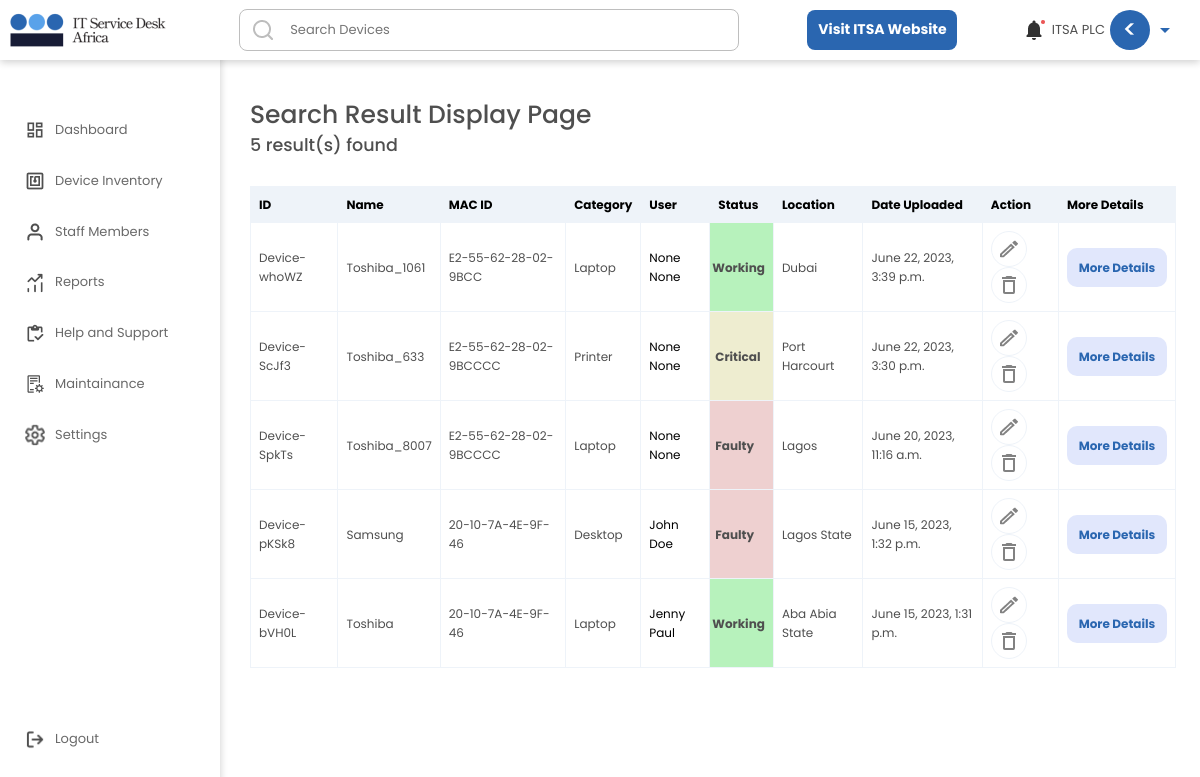
Before: /member/searchresult/ (signed in) with the older database file.
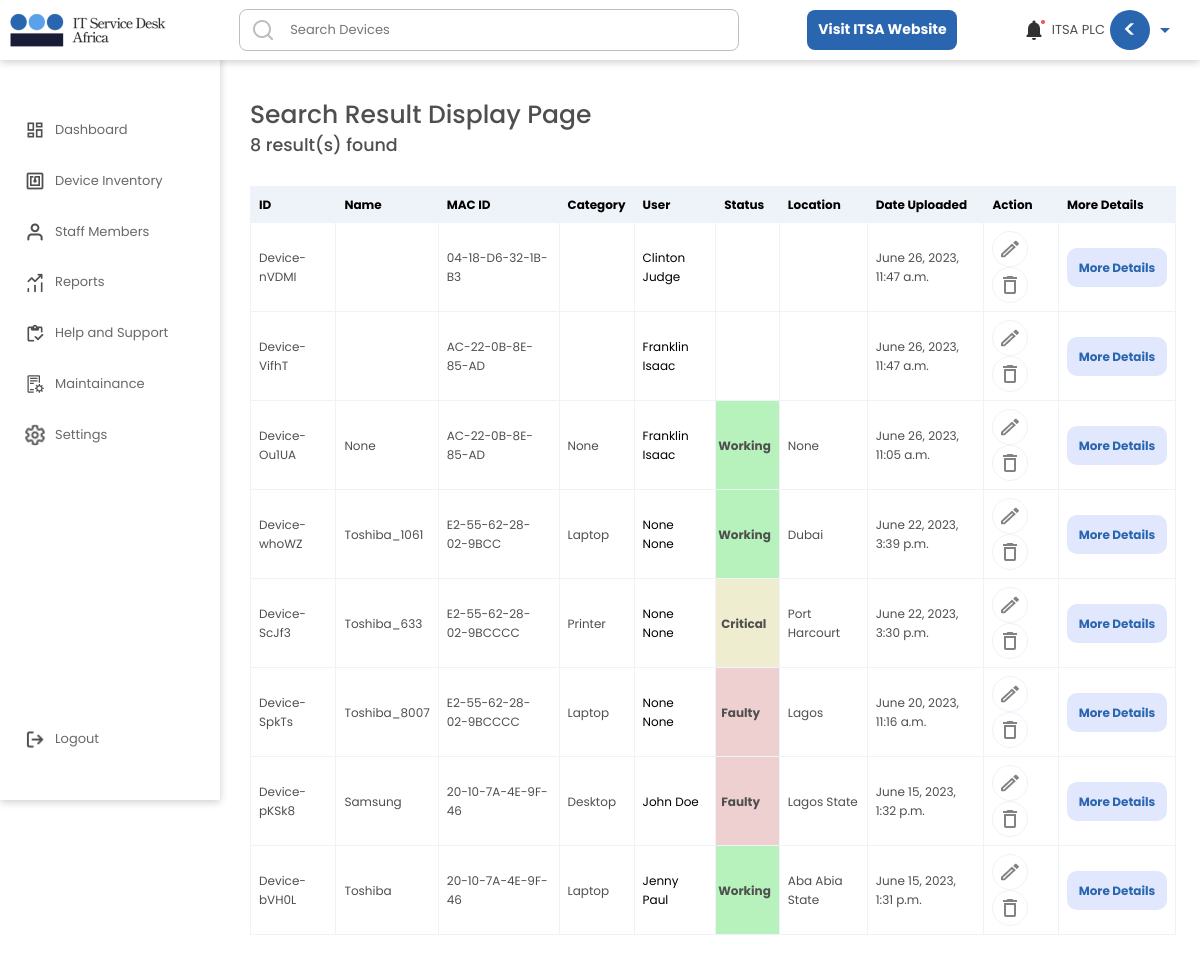
After: the same page with the newer database file.
### userarea/models.py (models this page shows, shortened)
class DeviceRegisterUpload(models.Model):
    user = models.ForeignKey(User, null=True, on_delete=models.CASCADE)
    deviceip = models.CharField(max_length = 1500, null=True, blank = True)
    devicename= models.CharField(max_length = 1500, blank = True, null=True)
    devicemacaddress = models.CharField(max_length = 1500, null=True, blank = True)
    devicenetworkadaptercompany = models.CharField(max_length = 1500, null=True, blank = True)
    devicestatus = models.CharField(max_length= 300,choices = DEVICE_HEALTH_STATUS, default = 'Working', null=True, blank = True)
    deviceworkgroup = models.CharField(max_length = 1500, null=True, blank = True)
    deviceportnumber = models.CharField(max_length = 1500, null=True, blank = True)
    devicemultiplepacket = models.CharField(max_length = 1500, null=True, blank = True)
    index= models.CharField(max_length = 1500, blank = True, null=True)
    devicetype= models.CharField(max_length = 1500, null=True, blank = True)
    devicelocation= models.CharField(max_length = 1500, null=True, blank = True)
    devicebrand= models.CharField(max_length = 1500, null=True, blank = True)
    deviceos = models.CharField(max_length = 1500, null=True, blank = True)
    devicecostofpurchase = models.CharField(max_length = 1500, null=True, blank = True)
    deviceusedepartment = models.CharField(max_length = 1500, null=True, blank = True)
    staffUserID = models.CharField(max_length = 1500, default='None')
    deviceuseremail = models.CharField(max_length= 200, null=True, blank = True)
    deviceuserfirstname = models.CharField(max_length= 200, null=True, blank = True)
    deviceuserlastname = models.CharField(max_length= 200, null=True, blank = True)
    deviceuserphonenumber = models.CharField(max_length= 200, null=True, blank = True)
    deviceuserdateofresumption = models.CharField(max_length= 200, null=True, blank = True)
    deviceworkingcondition = models.CharField(max_length= 300,choices = DEVICE_WORKING_CONDITION, default = 'Good', null=True, blank = True)
    deviceyearofpurchase = models.CharField(max_length = 1500, null=True, blank = True)
    devicedepreciationrate = models.CharField(max_length = 1500, null=True, blank = True)
    deviceid = models.CharField(max_length = 1500, null=True, blank = True)
    savetimedata = models.CharField(max_length = 1500, null=True, blank = True)
    weekNumberSaved = models.CharField(max_length = 1500, null=True, blank = True)
    CompanyUniqueCode = models.CharField(max_length = 130, null=True, blank = True)
    created_at = models.DateTimeField(auto_now_add=True)
    edited_at = models.DateTimeField(auto_now=True)
    class Meta:
        ordering = ['-edited_at', '-created_at']

### userarea/views.py (the view)
# urls.py: path('searchresult/', views.Searchresult, name="Searchresult"),
def Searchresult(request):
    print('seaching...')
    q = request.GET.get('q') if request.GET.get('q') != None else ''
    if request.method == 'GET':
        print(q)
    deviceSearch = DeviceRegisterUpload.objects.filter(
       Q( Q(deviceid__icontains = q) |
        Q(deviceuserfirstname__icontains = q) |
        Q(deviceuserlastname__icontains = q) |
        Q(devicemacaddress__icontains = q) |
        Q(deviceusedepartment__icontains = q) |
        Q(devicestatus__icontains = q) |
        Q(devicebrand__icontains = q) |
        Q(created_at__icontains = q) |
        Q(devicetype__icontains = q) |
        Q(devicelocation__icontains = q) |
        Q(savetimedata__icontains = q) |
        Q(weekNumberSaved__icontains = q)
    ) & Q(user = request.user))
    deviceSearchCount = deviceSearch.count()
    thisYear = datetime.today().year
    today = datetime.today()
    dateNow = datetime.now()
    month1 = dateNow.strftime("%b")
    print("Current Month Full Name:", month1)
    print("dateNow", dateNow)
    print("today", today)
    date = datetime.today()
    weekNumber = date.isocalendar().week
    print('this week number:', weekNumber)
    allUsers = User.objects.all()
    context = {'allUsers':allUsers, 'deviceSearch': deviceSearch, 'deviceSearchCount':deviceSearchCount}
    return render(request, 'userarea/searchresult.html', context)

### userarea/templates/userarea/searchresult.html (shortened to what this page needs)
{% include 'general.html' %}
{% load static %}
{% block content %}
<!DOCTYPE html>
<html lang="en">
	<head>
		<link rel="stylesheet" href={% static 'dashboard/css/style.css' %} />
		<link rel="stylesheet" href={% static 'inventory/css/style.css' %} />
		<link href="https://unpkg.com/aos@2.3.1/dist/aos.css" rel="stylesheet">
	</head>
	<body class='body'>
		<div class='main'>
            <h1>Search Result Display Page</h1>
			<h3>{{deviceSearchCount}} result(s) found</h3>
			<div>
				<div>
					<table>
                        <tr>
                          <th>ID</th>
                          <th>Name</th>
                          <th>MAC ID</th>
                          <th>Category</th>
                          <th>User</th>
                          <th>Status</th>
                          <th>Location</th>
                          <th>Date Uploaded</th>
                          <th>Action</th>
                          <th>More Details</th>
                        </tr>
						{% for deviceSearch in deviceSearch %}
                        <tr>
                          <td>{{ deviceSearch.deviceid }}</td>
                          <td>{{ deviceSearch.devicebrand }}</td>
                          <td>{{ deviceSearch.devicemacaddress }}</td>
                          <td>{{ deviceSearch.devicetype }}</td>
                          <td><a href=''>{{ deviceSearch.deviceuserfirstname }} {{ deviceSearch.deviceuserlastname }}</a></td>
                          <td class={{ deviceSearch.devicestatus }}>{{ deviceSearch.devicestatus }}</td>
                          <td>{{ deviceSearch.devicelocation }}</td>
                          <td>{{ deviceSearch.created_at }}</td>
                          <td>
							<div class='actionbtns'>
								<a href=/member/editdevice/{{ deviceSearch.deviceid }}/ ><img src={% static 'dashboard/img/edit.png' %} /></a>
								<a href= /member/deletedevice/{{ deviceSearch.id }}/ ><img src={% static 'dashboard/img/delete.png' %} /></a>
							</div>
						  </td>
						  <td class='moredetailsbtn'>
							<a href = /member/viewdevicedetails/{{ deviceSearch.devicebrand }}/ >
								<button>More Details</button>
							</a>
						  </td>
					</tr>
						{% endfor %}
                    </table>
				</div>
			</div>
        </div>
    </body>
</html>
{% endblock content %}

### userarea/templates/general.html (shortened to what this page needs)
{% load static %}
<!DOCTYPE html>
<html lang="en">
	<head>
		<link rel="stylesheet" href="https://maxcdn.bootstrapcdn.com/bootstrap/3.4.1/css/bootstrap.min.css">
		<link rel="stylesheet" href={% static 'general/css/style.css' %} />
		<link rel="stylesheet" href={% static 'dashboard/css/style.css' %} />
		<link href="https://cdnjs.cloudflare.com/ajax/libs/mdb-ui-kit/6.1.0/mdb.min.css" rel="stylesheet" />
		<link href="https://unpkg.com/aos@2.3.1/dist/aos.css" rel="stylesheet">
	</head>
	<body>
        {% include 'navbar.html' %}{% block content %}{% endblock content %}
    </body>
    </html>

### userarea/templates/navbar.html (shortened to what this page needs)
{% load static %}
{% block content %}
<body>
    <nav>
        <div>
            <img src={% static 'general/img/itsalogopng1.png' %} />
        </div>
        <div class='search'>
            <form method='GET' action="{% url 'Searchresult' %}">
                <input type='text' name='q' placeholder='Search Devices' />
            </form>
            <img class='searchIcon' src={% static 'general/img/searchicon.png' %} />
        </div>
        <div class='navBtn'>
            <button>
                <p>Visit ITSA Website</p>
            </button>
        </div>
        <div class='notifysection'>
            <div class='notifyout' >
                <img class='notify' src={% static 'general/img/notify.png' %} />
                <img class='notifyactive' src={% static 'general/img/notify-active.png' %} />
            </div>
            <div class='notifysectioninner'>
                {% if allSignUps.user == request.user %}
                <h4>{{ allSignUps.companyname }}</h4>
                {% else %}
                {{request.user}}
                {% endif %}
                <div class='profileimgsectiontext'>
                    <h1></h1>
                </div>
                <img src={% static 'general/img/arrow-down.png' %} />
            </div>
        </div>
    </nav>
    <div class='sidebarsection'>
        <a href={% url 'Dashboard' %}>
            <div class='sidebar dashboard'>
                <img src={% static 'dashboard/img/dashboard.png' %} />
                <p>Dashboard</p>
            </div>
        <a href={% url 'DeviceInventory' %}>
            <div class='sidebar deviceinventory '>
                <img src={% static 'general/img/device.png' %} />
                <p>Device Inventory</p>
            </div>
        <a href={% url 'StaffMembers' %}>
            <div class='sidebar staffmembers'>
                <img src={% static 'general/img/userimg.png' %} />
                <p>Staff Members</p>
            </div>
        <a href={% url 'Reports' %}>
            <div class='sidebar reports'>
                <img src={% static 'general/img/reports.png' %} />
                <p>Reports</p>
            </div>
        <a href={% url 'Support' %}>
            <div class='sidebar support'>
                <img src={% static 'general/img/help.png' %} />
                <p>Help and Support</p>
            </div>
        <a href={% url 'Maintainance' %}>
            <div class='sidebar maintain'>
                <img src={% static 'general/img/maintainance.png' %} />
                <p>Maintainance</p>
            </div>
        <a href={% url 'Settings' %}>
            <div class='sidebar settings'>
                <img src={% static 'general/img/settings.png' %} />
                <p>Settings</p>
            </div>
            <div class='sidebar logout'>
                <img src={% static 'general/img/logout.png' %} />
                <p>Logout</p>
            </div>
    </div>
</body>
{% endblock content %}

### static/general/css/style.css (style rules this page uses)
* { box-sizing: border-box; margin: 0; padding: 0; font-family: 'Poppins', sans-serif; }
nav { background-color: #FFFFFF; padding: 5px; display: flex; justify-content: space-between; align-items: center; font-size: 1.3rem; box-shadow: 0 2px 8px 0 rgba(0, 0, 0, 0.2); position: fixed; width: 100vw; z-index: 3; }
.notifysectioninner { cursor: pointer; }
.notifysection { display: flex; align-items: center; justify-content: space-between; }
.notifysection img { margin-right: 10px; }
.notifysectioninner { align-items: center; display: flex; padding-right: 20px; }
.notifysectioninner img { margin-right: 5px; margin-left: 5px; }
.profileimgsectiontext { width: 40px; font-size: 1rem; background-color:#2A66B0; color: white; margin: 5px; padding-top: 5px; text-align: center; border-radius: 40px; }
.search input { display: flex; align-items: center; border: solid rgb(190, 190, 190) 1px; border-radius: 8px; width: 500px; position: relative; height: 40px; padding: 20px; padding-left: 50px; background-color: transparent; }
.searchIcon { position: absolute; top: 18px; padding-left: 7px; }
.search img { margin-right: 5px; margin-left: 5px; }
nav button { background-color: #2A66B0; border: none; color: white; align-items: center; width: 150px; font-size: 1.4rem; height: 40px; padding: 8px 5px 5px 5px; border-radius: 8px; font-weight: bold; }
.notifyout { position: relative; }
.notifyactive { position: absolute; right: -3px; }
.sidebarsection { padding-top: 100px; padding-left: 20px; height: 100vh; width: 220px; position: fixed; box-shadow: 0 2px 8px 0 rgba(0, 0, 0, 0.2); z-index: 2; color: black; }
.sidebar { display: flex; align-items: center; margin-top: 10px; transition: 0.2s ease-in-out; cursor: pointer; width: 95%; padding: 0px 5px; border-radius: 8px; color: rgb(105, 105, 105); }
.sidebar img { margin-right: 10px; width: 20px; }
.sidebar p { margin-top: 10px; font-size: 1.3rem; }
.logout { position: absolute; bottom: 40px; width: 85%; }

### static/dashboard/css/style.css (style rules this page uses)
* { box-sizing: border-box; margin: 0; padding: 0; font-family: 'Poppins', sans-serif; }
body { overflow-x: hidden; }
.main { padding-top: 100px; padding-left: 270px; }
.search img { margin-right: 5px; margin-left: 5px; }
.Working { background-color: #b7f2bc; height: 1px; width: 60px; padding-left: 2px; font-weight: bold; }
.Faulty { background-color: #EED0D0; height: 23px; width: 60px; padding-left: 5px; font-weight: bold; }
.Critical { background-color: #eeedd0; height: 23px; width: 60px; padding-left: 5px; font-weight: bold; }
table td a { color: black }
table { margin-top: 30px; border: 1px solid white; width: 100%; font-size: 1.2rem; margin-bottom: 60px; overflow: scroll; }
td, th { border: 1px solid #EEF3F9; text-align: left; padding: 8px; }
th { border: 1px solid #EEF3F9; text-align: left; padding: 8px; color: black; }
tr:nth-child(1) { color: #4F4F4F; background-color: #EEF3F9; }
.actionbtns img { padding: 5px; border: solid 1px #EEF3F9; border-radius: 50%; transition: 0.3s ease-in-out; cursor: pointer; }

### static/inventory/css/style.css (style rules this page uses)
* { box-sizing: border-box; margin: 0; padding: 0; font-family: Poppins; }
body { overflow-x: hidden; }
.main { padding-top: 100px; padding-left: 250px; width: 98%; }
.moredetailsbtn button { background-color: #E1E7FC; border: none; padding: 10px; border-radius: 10px; width: 100px; color: #2A66B0; font-weight: bold; cursor: pointer; }

Changed rows visible on the page:
added DeviceRegisterUpload: deviceid "Device-nVDMI", devicemacaddress "04-18-D6-32-1B-B3", deviceuserfirstname "Clinton", deviceuserlastname "Judge", created_at "June 26, 2023, 11:47 a.m."
added DeviceRegisterUpload: deviceid "Device-VifhT", devicemacaddress "AC-22-0B-8E-85-AD", deviceuserfirstname "Franklin", deviceuserlastname "Isaac", created_at "June 26, 2023, 11:47 a.m."
added DeviceRegisterUpload: deviceid "Device-Ou1UA", devicebrand "None", devicemacaddress "AC-22-0B-8E-85-AD", devicetype "None", deviceuserfirstname "Franklin", deviceuserlastname "Isaac", devicestatus "Working", devicelocation "None", created_at "June 26, 2023, 11:05 a.m."
Other visible differences:
{{ deviceSearchCount }}: "5" → "8"
